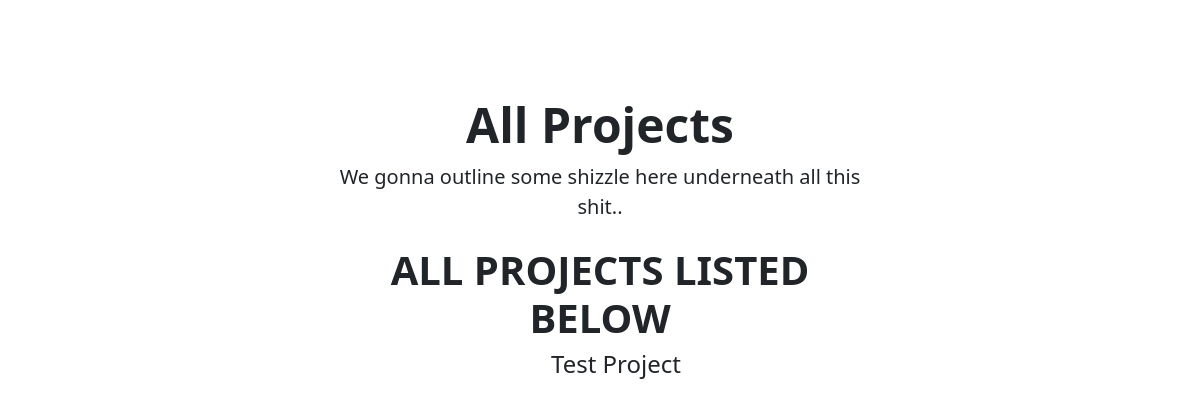
The page /projects/ on the database as committed earlier.
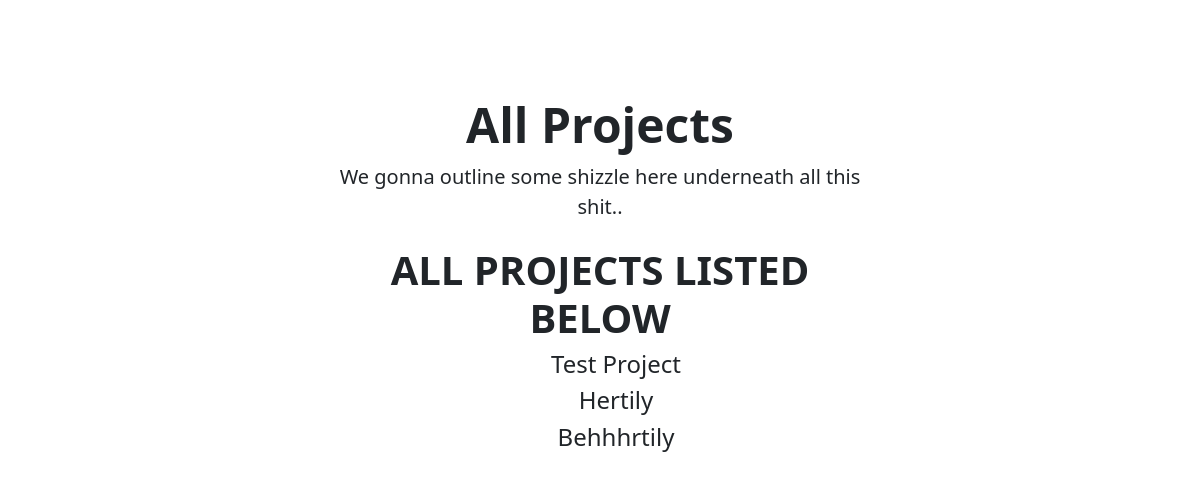
The same page on the database as committed later.
### projects/models.py (models this page shows, shortened)
class Projects(models.Model):
    title = models.CharField(max_length=100)
    description = models.TextField()
    technology = models.CharField(max_length=20)
    image = models.FilePathField(path="/projects/img")

### projects/views.py (the view)
# urls.py: path("", views.all_projects, name="all projects"),
def all_projects(request):
    projects = Projects.objects.all()
    return render(request, 'projects/all_projects.html', {
        'projects': projects
    })

### projects/templates/projects/all_projects.html (shortened to what this page needs)
{% extends 'index.html' %}
{% block pagecontent %}
<section class="all-projects container">
  <div class="px-4 py-5 my-5 text-center">
    <div class="col-lg-6 mx-auto">
      <h1 class="display-5 fw-bold">All Projects</h1>
      <p class="lead mb-4">
        We gonna outline some shizzle here underneath all this shit..
      </p>
      <h3 class="display-6 fw-bold">ALL PROJECTS LISTED BELOW</h3>
      <ul class="">
        {% for project in projects %}
        <li class="list-group-item">
          <h4>{{ project.title }}</h4>
        </li>
        {% endfor %}
      </ul>
    </div>
  </div>
</section>
{% endblock %}

### templates/index.html (shortened to what this page needs)
{% load static %}
<!DOCTYPE html>
<html lang="en">
  <head>
    <link
      href="https://cdn.jsdelivr.net/npm/bootstrap@5.2.0/dist/css/bootstrap.min.css"
      rel="stylesheet"
    />
  </head>
  <body>
    <section class="container main">
      {% block pagecontent %} {% endblock %}
    </section>
  </body>
</html>

Rows that differ between the two databases and show on the page:
added Projects: title "Hertily"
added Projects: title "Behhhrtily"
